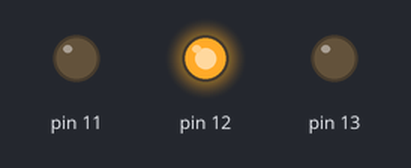
This sketch was run on a simulated Arduino Uno, built with avr-gcc and run on an emulated ATmega328P. Shown: output pins drawn as LEDs (lit = HIGH).

Above: at 0.1 s.
At 0.9 s:
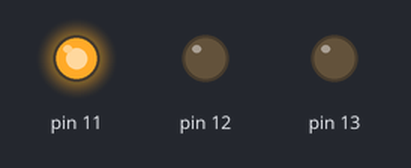
At 1.7 s:
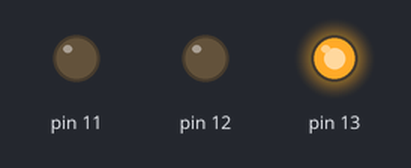
At 2.7 s:
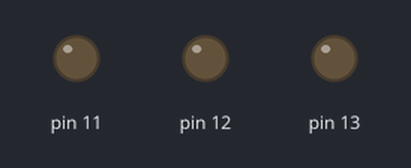
Timing chart, 0 to 3.0 s (numbered marks = the images above):
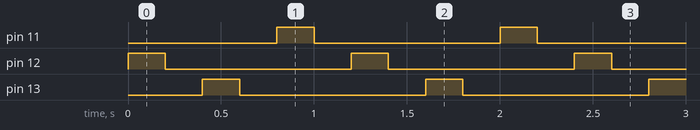

The sketch:

super_stantia1.ino
```cpp
void setup()
{
  pinMode(13, OUTPUT);
  pinMode(12, OUTPUT);
  pinMode(11, OUTPUT);
}

void loop()
{
  digitalWrite(12, HIGH);
  delay(200); // Wait for 1000 millisecond(s)
  digitalWrite(12, LOW);
  delay(200); // Wait for 1000 millisecond(s)
   digitalWrite(13, HIGH);
  delay(200); // Wait for 1000 millisecond(s)
  digitalWrite(13, LOW);
  delay(200); // Wait for 1000 millisecond(s)
    digitalWrite(11, HIGH);
  delay(200); // Wait for 1000 millisecond(s)
  digitalWrite(11, LOW);
  delay(200); // Wait for 1000 millisecond(s)

}
```

Measured:
- by itself, pin 11–13: alternates HIGH for 0.20 s and LOW for 1.0 s
- by itself, everything shown: repeats every 1.2 s, in 6 steps
